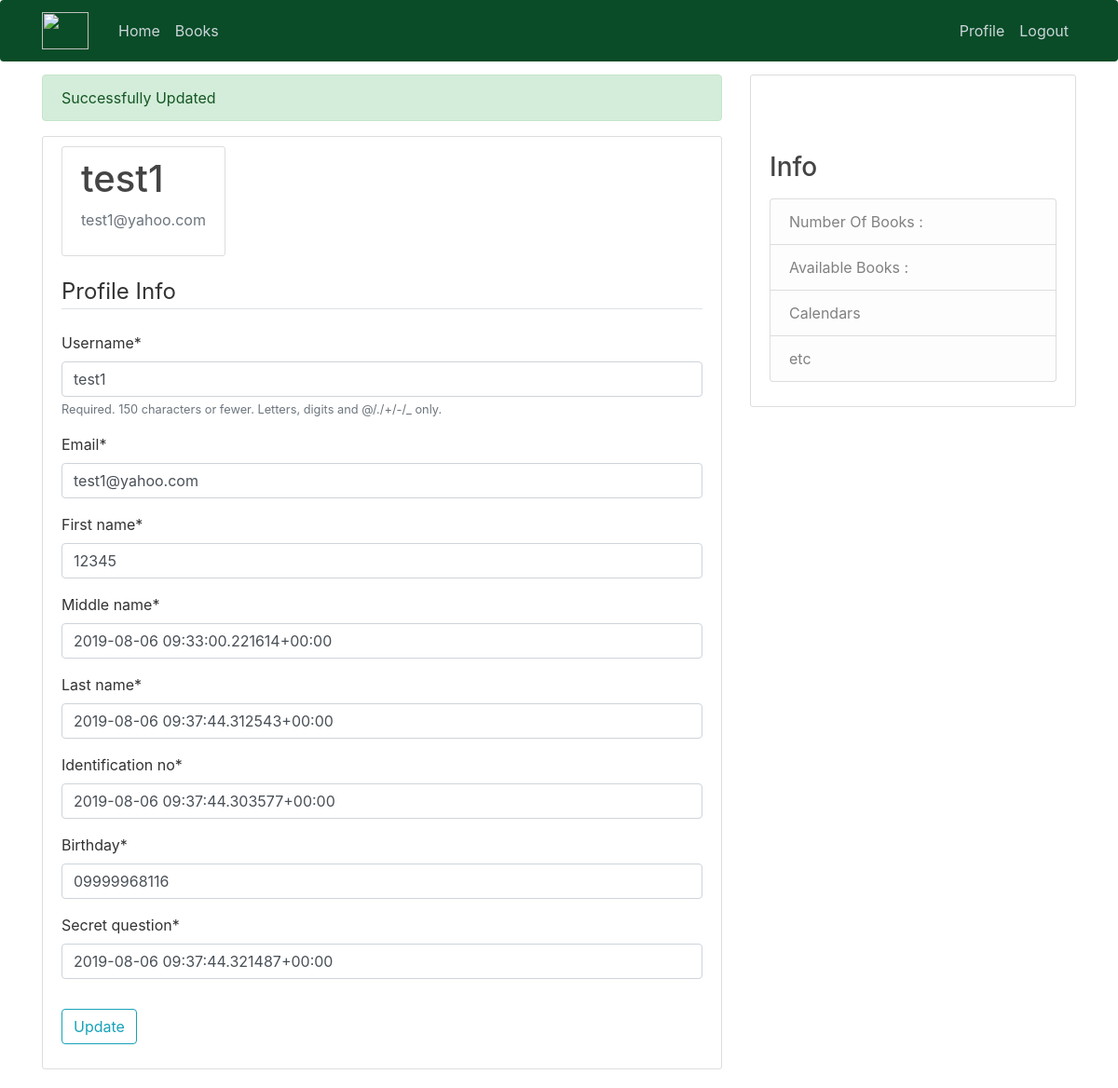
The page /profile/ (signed in) on the database as committed earlier.
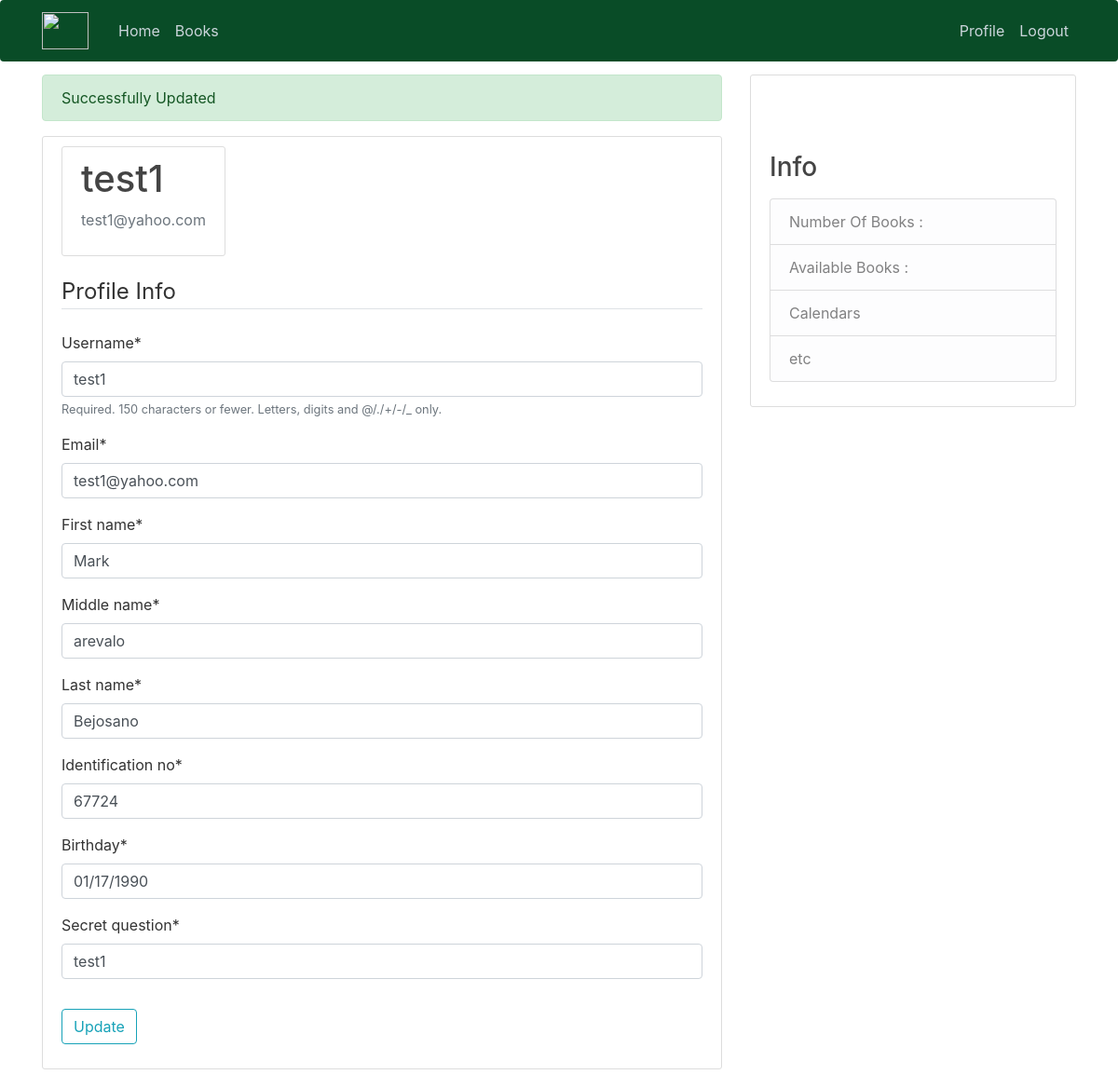
The same page on the database as committed later.
### users/models.py (models this page shows, shortened)
class UserProfile(models.Model):
	user = models.OneToOneField(User,on_delete = models.CASCADE)
	first_name = models.CharField(max_length=10)
	middle_name = models.CharField(max_length=10)
	last_name = models.CharField(max_length=10)
	identification_no = models.CharField(max_length=10)
	birthday = models.CharField(max_length=11)
	secret_question = models.CharField(max_length=22)

### users/views.py (the view)
# urls.py: path('profile/',user_views.profile,name='profile'),
def profile(request):
    if request.method == 'POST':
        u_form = UserUpdateForm(request.POST, instance = request.user)
        p_form = ProfileUpdateForm(request.POST, instance = request.user.userprofile)
        if u_form.is_valid() and p_form.is_valid():
            u_form.save()
            p_form.save()
            return redirect('profile')
    else:
        u_form = UserUpdateForm(instance = request.user)
        p_form = ProfileUpdateForm(instance = request.user.userprofile)
    context = {'u_form':u_form,'p_form':p_form}
    messages.success(request,f'Successfully Updated')
    return render(request,'users/profile.html',context)

### users/forms.py
class UserUpdateForm(forms.ModelForm):
    email = forms.EmailField()
    class Meta:
        model = User
        fields = ['username', 'email']

class ProfileUpdateForm(forms.ModelForm):
	class Meta:
		model = UserProfile
		fields = ['first_name','middle_name', 'last_name','identification_no','birthday','secret_question']

### users/templates/users/profile.html (shortened to what this page needs)
{% extends "library/base.html" %}
{% load crispy_forms_tags %}
{% block content %}
    <div class="content-section">
      <div class="media">
        <div class="content-section">
          <div class="media-body">
            <h2 class="account-heading">{{ user.username }}</h2>
            <p class="text-secondary">{{ user.email }}</p>
          </div>
        </div>
      </div>
      <form method="POST" enctype="multipart/form-data">
            <fieldset class="form-group">
                <legend class="border-bottom mb-4">Profile Info</legend>
                {{ u_form|crispy }}
                {{ p_form|crispy }}
            </fieldset>
            <div class="form-group">
                <button class="btn btn-outline-info" type="submit">Update</button>
            </div>
        </form>
    </div>
{% endblock content %}

Rows that differ between the two databases and show on the page:
changed UserProfile: first_name "12345" → "Mark"; middle_name "2019-08-06 09:33:00.221614+00:00" → "arevalo"; last_name "2019-08-06 09:37:44.312543+00:00" → "Bejosano"; identification_no "2019-08-06 09:37:44.303577+00:00" → "67724"; birthday "09999968116" → "01/17/1990"; secret_question "2019-08-06 09:37:44.321487+00:00" → "test1"
